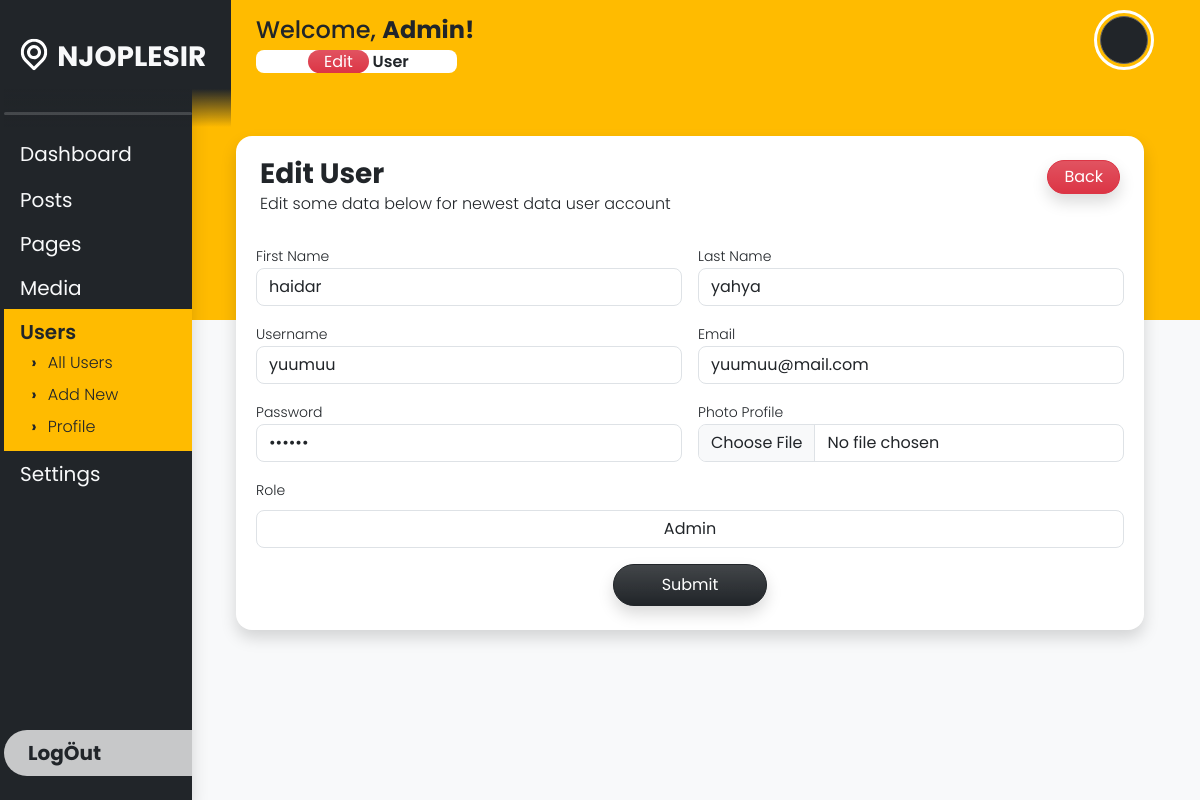
Page /edit_user.php?id=23 (signed in) on the committed database.
### tables this page shows
CREATE TABLE `daftar_user` (
  `id` int NOT NULL AUTO_INCREMENT,
  `firstName` varchar(100) DEFAULT NULL,
  `lastName` varchar(100) DEFAULT NULL,
  `username` varchar(255) DEFAULT NULL,
  `email` varchar(255) DEFAULT NULL,
  `password` varchar(255) DEFAULT NULL,
  `photoProfileName` varchar(255) DEFAULT NULL,
  `role` varchar(255) DEFAULT NULL,
  `passwordRaw` varchar(255) DEFAULT NULL,
  PRIMARY KEY (`id`)
);

### edit_user.php (the view, shortened to what this page needs)
<?php
    if(!isset($_SESSION['login'])) {
        header("location:login.php");
        exit;
    } else {
        $id_login = $_SESSION['id'];
    }
    include "koneksi.php"; global $conn;
    $query_login = mysqli_query($conn, "SELECT * FROM daftar_user WHERE id = $id_login");
    $result_login = mysqli_fetch_assoc($query_login);
    $role_login = $result_login['role'];
	$id = $_GET['id'];
	$query = "select * from daftar_user where id = '$id'";
	$hasil = mysqli_query($conn, $query);
	while($data = mysqli_fetch_assoc($hasil)) {
?>
<!DOCTYPE html>
<html lang="en">
<head>
    <link
        href="https://cdn.jsdelivr.net/npm/bootstrap@5.3.0-alpha1/dist/css/bootstrap.min.css"
        rel="stylesheet"
    />
</head>
<body class="bg-primary overflow-hidden bg-orange">
    <div class="row vh-100 bg-light">
        <div class="col-2 vh-100 bg-dark overflow-hidden shadow z-3 d-flex flex-column justify-content-between align-items-start p-0 ps-3">
            <div class="d-flex flex-column justify-content-start align-items-start w-100 position-relative overflow-y-auto sidebar">
                <div id="logoCompany" class="d-flex justify-content-center align-items-center">
                    <a href="dashboard.php" class="nav-link" style="transform:translateX(-7px) translateY(7px)">
                        <span class="fs-3 fw-bold text-light">NJOPLESIR</span>
                    </a>
                </div>
                <hr class="lineGray text-center w-100 bg-white border-0 rounded-3">
                <div class="nav-side text-white w-100 pb-2">
                    <a href="dashboard.php" class="nav-link w-100 fs-5 py-2 ps-3 fw-normal text-light">
                        Dashboard
                    </a>
                    <div onclick="dropdownActive(this)" class="nav-link position-relative fs-5 py-2 ps-3 fw-normal text-light dropdown">
                        <span class="lh-1 py-2">Posts</span>
                        <a href="post_all.php" class="nav-link fw-light"><li class="lh-1 py-2 fs-6">All Posts</li></a>
                    </div>
                    <?php if($role_login == "Admin") : ?>
                    <div onclick="dropdownActive(this)" class="nav-link position-relative fs-5 py-2 ps-3 fw-normal text-light dropdown">
                        <span class="lh-1 py-2">Pages</span>
                        <a href="page_all.php" class="nav-link fw-light"><li class="lh-1 py-2 fs-6">All Pages</li></a>
                    </div>
                    <?php else : ?>
                    <?php endif; ?>
                    <?php if($role_login == "Admin") : ?>
                    <div onclick="dropdownActive(this)" class="nav-link position-relative fs-5 py-2 ps-3 fw-normal text-light dropdown">
                        <span class="lh-1 py-2">Media</span>
                        <a href="media_library.php" class="nav-link fw-light"><li class="lh-1 py-2 fs-6">Library</li></a>
                    </div>
                    <?php else : ?>
                    <?php endif; ?>
                    <div onclick="dropdownActive(this)" class="nav-link position-relative fs-5 py-2 bg-orange ps-3 fw-bold text-dark dropdown dropdown-active">
                        <span class="lh-1 py-2">Users</span>
                        <a href="user_all.php" class="nav-link fw-light"><li class="lh-1 py-2 fs-6">All Users</li></a>
                        <?php if($role_login == "Admin") : ?>
                        <a href="user_new.php" class="nav-link fw-light"><li class="lh-1 py-2 fs-6">Add New</li></a>
                        <?php else : ?>
                        <?php endif; ?>
                        <a href="user_profile.php" class="nav-link fw-light"><li class="lh-1 py-2 fs-6">Profile</li></a>
                    </div>
                    <?php if($role_login == "Admin") : ?>
                    <a href="settings.php" class="nav-link position-relative fs-5 py-2 ps-3 fw-normal text-light dropdown">
                        <span class="lh-1 py-2">Settings</span>
                    </a>
                    <?php else : ?>
                    <?php endif; ?>
                </div>
            </div>
            <a href="logout_process.php" class="nav-link bg-white bg-opacity-75 text-dark w-100 py-2 ps-4 fs-5 mb-4 rounded-5 rounded-end-0 fw-bold">
                Log&Ouml;ut
            </a>
        </div>
        <div class="col-10 vh-100 position-relative bg-light overflow-y-auto z-1 d-flex flex-column justify-content-start align-items-start p-0">
            <div class="weltext position-absolute top-0 d-flex justify-content-between align-items-start px-5 py-3 pb-5 w-100 bg-orange">
                <h4 class="text-dark ms-3">
                    Welcome,
                    <span class="fw-bold"><?= ucwords($result_login['username']) ?>!</span>
                    <br>
                    <span class="fs-6 fw-semibold bg-white rounded-3 px-5">
                        <span class="ms-1 bg-danger bg-gradient py-0 px-3 rounded-5 fs-6 text-center fw-normal text-white">Edit</span>
                        User
                    </span>
                </h4>
                <div class="d-flex justify-content-end align-items-center">
                    <div onclick="dropdownProfile(this)" class="profile me-3 rounded-circle bg-dark position-relative"
                     style="background-image:url('./assets/library_image/<?= $result_login['photoProfileName'] ?>')">
                    </div>
                </div>
            </div>
            <div class="position-absolute z-2 w-100 main">
                <div class="w-100 vh-auto row px-5 py-2 my-2">
                    <div class="bg-white col p-4 mx-2 rounded-4 shadow w-100">
                        <div class="d-flex justify-content-between align-items-start w-100">
                            <div>
                                <h3 class="text-dark fw-bold lh-1">Edit User</h3>
                                <h6 class="text-dark fw-light lh-1 mb-4">Edit some data below for newest data user account</h6>
                            </div>
                            <a href="user_all.php" class="btn btn-danger bg-gradient shadow p-1 px-3 rounded-5">Back</a>
                        </div>
                        <form action="edit_user_process.php" method="POST" enctype="multipart/form-data" class="row">
                            <li class="col-6 p-2">
                                <label class="fw-light" for="firstName"><small>First Name</small></label>
                                <input type="text" value="<?= $data['firstName'] ?>" name="firstName" id="firstName" placeholder="first name" class="form-control rounded-3" autocomplete="off" required>
                            </li>
                            <li class="col-6 p-2">
                                <label class="fw-light" for="lastName"><small>Last Name</small></label>
                                <input type="text" value="<?= $data['lastName'] ?>" name="lastName" id="lastName" placeholder="last name" class="form-control rounded-3" autocomplete="off" required>
                            </li>
                            <li class="col-6 p-2">
                                <label class="fw-light" for="username"><small>Username</small></label>
                                <input type="text" value="<?= $data['username'] ?>" name="username" id="username" placeholder="username" class="form-control rounded-3" autocomplete="off" required>
                            </li>
                            <li class="col-6 p-2">
                                <label class="fw-light" for="email"><small>Email</small></label>
                                <input type="email" value="<?= $data['email'] ?>" name="email" id="email" placeholder="email" class="form-control rounded-3" autocomplete="off" required>
                            </li>
                            <li class="col-6 p-2">
                                <label class="fw-light" for="password"><small>Password</small></label>
                                <input type="password" name="password" id="password" value="<?= $data['passwordRaw'] ?>" placeholder="password" class="form-control rounded-3" autocomplete="off" required>
                            </li>
                            <li class="col-6 p-2">
                                <label class="fw-light" for="photoProfile"><small>Photo Profile</small></label>
                                <input type="file" name="photoProfile" id="photoProfile" class="form-control rounded-3" autocomplete="off" accept="image/*">
                            </li>
                            <li class="col p-2">
                                <label class="fw-light" for="role"><small>Role</small></label>
                                <select name="role" id="role" class="form-control rounded-3 my-2 w-100 text-center">
                                    <option value="Admin" <?= ($data['role'] == "Admin" ? "selected" : "") ?>>Admin</option>
                                </select>
                            </li>
                            <li class="w-100 d-flex justify-content-center align-items-center">
                                <input type="submit" value="Submit" name="submitUser" class="btn btn-dark bg-gradient shadow p-2 px-5 rounded-5">
                            </li>
                        </form>
                    </div>
                </div>
            </div>
        </div>
    </div>
</body>
</html>
<?php }; ?>

### rows in the picture
daftar_user: firstName "haidar", lastName "yahya", username "yuumuu", email "yuumuu@mail.com", role "Admin"
daftar_user: username "Admin"
